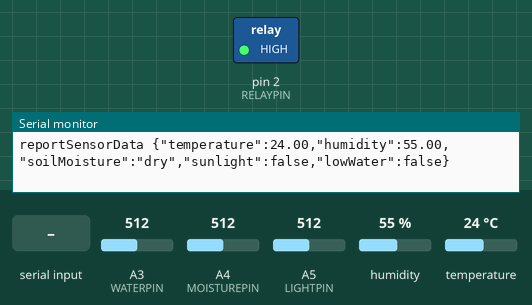
This sketch was run on a simulated Arduino Uno, built with avr-gcc and run on an emulated ATmega328P. Parts: switched loads named in the sketch (green lamp = pin HIGH), the last lines printed to the serial monitor. The inputs (shaded band) are chosen by the test bench; at power-on: A3 (WATERPIN) = 512, A4 (MOISTUREPIN) = 512, A5 (LIGHTPIN) = 512, humidity 55 %, temperature 24 °C.

Above: at 1.2 s.
1.3 s: "w" received over Serial
At 2.9 s:
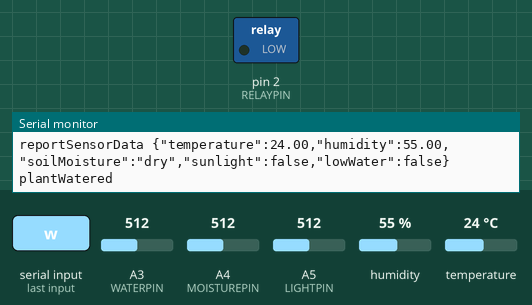
4.7 s: A3 (WATERPIN) set to 463
6.2 s: A3 (WATERPIN) set to 436
8.9 s: A4 (MOISTUREPIN) set to 492
12.0 s: A5 (LIGHTPIN) set to 785
13.5 s: A5 (LIGHTPIN) set to 808
Timing chart, 0 to 16.5 s (numbered marks = the images above; inputs shaded):
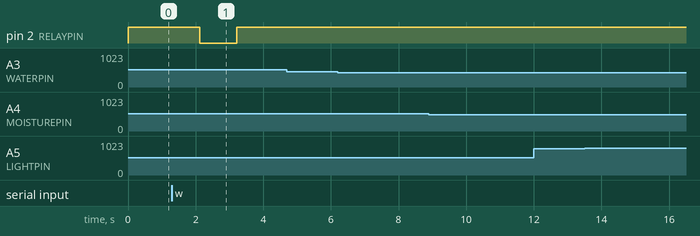

Measured:
- after the input at 1.3 s, pin 2 (RELAYPIN): HIGH → LOW after 0.82 s, → HIGH 1.1 s later

The sketch:

RedThumbArduino.ino
```cpp
#include "DHT.h"

#define DHTPIN 7
#define DHTTYPE DHT11
#define MOISTUREPIN A4
#define WATERPIN A3
#define LIGHTPIN A5
#define RELAYPIN 2

// Initialize DHT sensor for normal 16mhz Arduino
DHT dht(DHTPIN, DHTTYPE);

boolean waterFlag = false;
int waterCycles = 0;
char message = ' ';
float humidity = 0;
float temperature = 0;
int moistureAnalog = 0;
String moistureLevel = "dry";
int waterAnalog = 0;
String lowWater = "false";
int lightAnalog = 0;
String sunlight = "false";

void setup() {
  Serial.begin(9600);
  dht.begin();
  pinMode(RELAYPIN, OUTPUT);
  digitalWrite(RELAYPIN, HIGH);
}

void loop() {

  readSerial();

  // Wait a few seconds between measurements.
  delay(1000);

  // Reading temperature or humidity takes about 250 milliseconds
  humidity = dht.readHumidity();
  // Read temperature as Celsius
  temperature = dht.readTemperature();

  // Check if any reads failed
  if (isnan(humidity) || isnan(temperature)) {
    Serial.println("dhtFail");
  }

  // Reading soil moisture
  moistureAnalog = analogRead(MOISTUREPIN); // Dry: >500   Wet: >350    Water <350

    // Check if any reads failed (not as useful for analog)
  if (isnan(moistureAnalog)) {
    Serial.println("soilFail");
  }

  if(moistureAnalog > 500) {
    moistureLevel = "dry";
  } else if(moistureAnalog > 350) {
    moistureLevel = "wet";
  } else {
    moistureLevel = "water";
  }

  // Reading Water Sensor
  waterAnalog = analogRead(WATERPIN);

  // Check if any reads failed (not as useful for analog)
  if (isnan(waterAnalog)) {
    Serial.println("waterFail");
  }

  // Serial.println(waterAnalog);

  if(waterAnalog > 450) {
    lowWater = "false";
  } else {
    lowWater = "true";
  }

  // Reading Light Sensor (not as useful for analog)
  int lightLevel = analogRead(LIGHTPIN);

  // Check if any reads failed
  if (isnan(lightLevel)) {
    Serial.println("lightFail");
  }

  if(lightLevel > 800) {
    sunlight = "true";
  } else {
    sunlight = "false";
  }

  String json = "{";
  json += "\"temperature\":" + String(temperature);
  json += ",\"humidity\":" + String(humidity);
  json += ",\"soilMoisture\":\"" + moistureLevel + "\"";
  json += ",\"sunlight\":" + sunlight;
  json += ",\"lowWater\":" + lowWater;
  json += "}";

  Serial.println("reportSensorData " + json);
}

void readSerial() {
  if(Serial.available() > 0) {
    message = Serial.read();
  }

  // For each 'w' sent at once, the pump stays on for 2 seconds
  if(message == 'w') {
    waterFlag = true;
    message = ' ';
  }

  if(message == 'p') {
    Serial.println("pingAck");
    message = ' ';
  }

  if(waterFlag) {
    digitalWrite(RELAYPIN, LOW);
    Serial.println("plantWatered");
    waterFlag = false;
  } else {
    digitalWrite(RELAYPIN, HIGH);
  }
}
```
